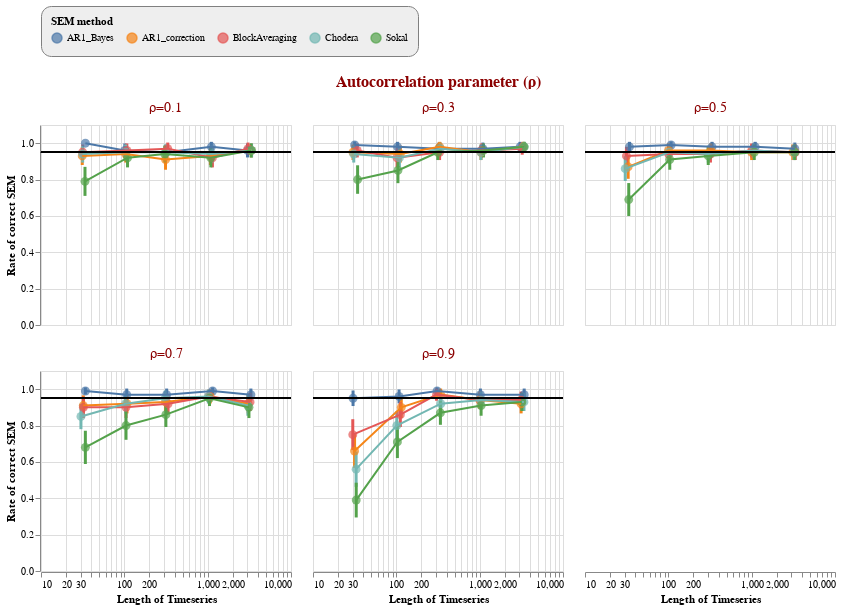

Source (notebook cell):
### Markdown cell above
# Intro to confidence intervals for time series 

This page compares different methods of calculating the SEM for a stationary time series. 

It compares the popular 'block average' to several alternatives. Bayes model of an AR(1) process fares best in cases of limited data.

### Code cell
import plot_utils
#plot_utils.plot_results_interactive()
plot_utils.plot_results_static()

### Figure 1 — Vega-Lite specification as saved in the notebook (floating-point values rounded to 4 significant figures)
{"config": {"view": {"continuousWidth": 400, "continuousHeight": 300}, "header": {"labelColor": "darkred", "labelFontSize": 14, "titleColor": "darkred", "titleFontSize": 16}, "legend": {"cornerRadius": 10, "fillColor": "#EEEEEE", "orient": "top", "padding": 10, "strokeColor": "gray"}}, "data": {"name": "data-50c08f35a2561fdf03b85adde755472d"}, "facet": {"type": "nominal", "field": "trueRho", "title": "Autocorrelation parameter (ρ)"}, "spec": {"layer": [{"mark": {"type": "rule", "strokeWidth": 3}, "encoding": {"color": {"type": "nominal", "field": "methodName"}, "x": {"type": "quantitative", "field": "x_jittered"}, "y": {"type": "quantitative", "field": "ymin", "title": ""}, "y2": {"field": "ymax"}}, "transform": [{"calculate": "0.15*random()*datum.timeSeriesLength+datum.timeSeriesLength", "as": "x_jittered"}, {"calculate": "datum.rate-datum.confInt", "as": "ymin"}, {"calculate": "datum.rate+datum.confInt", "as": "ymax"}, {"calculate": "0.95", "as": "goal"}]}, {"mark": {"type": "point", "filled": true}, "encoding": {"color": {"type": "nominal", "field": "methodName", "legend": {"title": "SEM method"}}, "size": {"value": 80}, "x": {"type": "quantitative", "field": "x_jittered", "scale": {"type": "log"}, "title": "Length of Timeseries"}, "y": {"type": "quantitative", "field": "rate", "scale": {"domain": [0, 1.04]}, "title": "Rate of correct SEM"}}, "transform": [{"calculate": "0.15*random()*datum.timeSeriesLength+datum.timeSeriesLength", "as": "x_jittered"}, {"calculate": "datum.rate-datum.confInt", "as": "ymin"}, {"calculate": "datum.rate+datum.confInt", "as": "ymax"}, {"calculate": "0.95", "as": "goal"}]}, {"mark": "line", "encoding": {"color": {"type": "nominal", "field": "methodName"}, "x": {"type": "quantitative", "field": "x_jittered"}, "y": {"type": "quantitative", "field": "rate"}}, "transform": [{"calculate": "0.15*random()*datum.timeSeriesLength+datum.timeSeriesLength", "as": "x_jittered"}, {"calculate": "datum.rate-datum.confInt", "as": "ymin"}, {"calculate": "datum.rate+datum.confInt", "as": "ymax"}, {"calculate": "0.95", "as": "goal"}]}, {"mark": {"type": "rule", "color": "black"}, "encoding": {"y": {"type": "quantitative", "field": "goal"}}, "transform": [{"calculate": "0.15*random()*datum.timeSeriesLength+datum.timeSeriesLength", "as": "x_jittered"}, {"calculate": "datum.rate-datum.confInt", "as": "ymin"}, {"calculate": "datum.rate+datum.confInt", "as": "ymax"}, {"calculate": "0.95", "as": "goal"}]}], "height": 200, "width": 250}, "columns": 3, "$schema": "https://vega.github.io/schema/vega-lite/v4.8.1.json", "datasets": {"data-50c08f35a2561fdf03b85adde755472d": [{"methodName": "AR1_Bayes", "timeSeriesLength": 30, "trueRho": "ρ=0.1", "rate": 1.0, "confInt": 0.0}, {"methodName": "AR1_Bayes", "timeSeriesLength": 30, "trueRho": "ρ=0.3", "rate": 0.99, "confInt": 0.0195}, {"methodName": "AR1_Bayes", "timeSeriesLength": 30, "trueRho": "ρ=0.5", "rate": 0.98, "confInt": 0.02744}, {"methodName": "AR1_Bayes", "timeSeriesLength": 30, "trueRho": "ρ=0.7", "rate": 0.99, "confInt": 0.0195}, {"methodName": "AR1_Bayes", "timeSeriesLength": 30, "trueRho": "ρ=0.9", "rate": 0.95, "confInt": 0.04272}, {"methodName": "AR1_Bayes", "timeSeriesLength": 100, "trueRho": "ρ=0.1", "rate": 0.96, "confInt": 0.03841}, {"methodName": "AR1_Bayes", "timeSeriesLength": 100, "trueRho": "ρ=0.3", "rate": 0.98, "confInt": 0.02744}, {"methodName": "AR1_Bayes", "timeSeriesLength": 100, "trueRho": "ρ=0.5", "rate": 0.99, "confInt": 0.0195}, {"methodName": "AR1_Bayes", "timeSeriesLength": 100, "trueRho": "ρ=0.7", "rate": 0.97, "confInt": 0.03344}, {"methodName": "AR1_Bayes", "timeSeriesLength": 100, "trueRho": "ρ=0.9", "rate": 0.96, "confInt": 0.03841}, {"methodName": "AR1_Bayes", "timeSeriesLength": 300, "trueRho": "ρ=0.1", "rate": 0.95, "confInt": 0.04272}, {"methodName": "AR1_Bayes", "timeSeriesLength": 300, "trueRho": "ρ=0.3", "rate": 0.97, "confInt": 0.03344}, {"methodName": "AR1_Bayes", "timeSeriesLength": 300, "trueRho": "ρ=0.5", "rate": 0.98, "confInt": 0.02744}, {"methodName": "AR1_Bayes", "timeSeriesLength": 300, "trueRho": "ρ=0.7", "rate": 0.97, "confInt": 0.03344}, {"methodName": "AR1_Bayes", "timeSeriesLength": 300, "trueRho": "ρ=0.9", "rate": 0.99, "confInt": 0.0195}, {"methodName": "AR1_Bayes", "timeSeriesLength": 1000, "trueRho": "ρ=0.1", "rate": 0.98, "confInt": 0.02744}, {"methodName": "AR1_Bayes", "timeSeriesLength": 1000, "trueRho": "ρ=0.3", "rate": 0.97, "confInt": 0.03344}, {"methodName": "AR1_Bayes", "timeSeriesLength": 1000, "trueRho": "ρ=0.5", "rate": 0.98, "confInt": 0.02744}, {"methodName": "AR1_Bayes", "timeSeriesLength": 1000, "trueRho": "ρ=0.7", "rate": 0.99, "confInt": 0.0195}, {"methodName": "AR1_Bayes", "timeSeriesLength": 1000, "trueRho": "ρ=0.9", "rate": 0.97, "confInt": 0.03344}, {"methodName": "AR1_Bayes", "timeSeriesLength": 3000, "trueRho": "ρ=0.1", "rate": 0.96, "confInt": 0.03841}, {"methodName": "AR1_Bayes", "timeSeriesLength": 3000, "trueRho": "ρ=0.3", "rate": 0.98, "confInt": 0.02744}, {"methodName": "AR1_Bayes", "timeSeriesLength": 3000, "trueRho": "ρ=0.5", "rate": 0.97, "confInt": 0.03344}, {"methodName": "AR1_Bayes", "timeSeriesLength": 3000, "trueRho": "ρ=0.7", "rate": 0.97, "confInt": 0.03344}, {"methodName": "AR1_Bayes", "timeSeriesLength": 3000, "trueRho": "ρ=0.9", "rate": 0.97, "confInt": 0.03344}, {"methodName": "AR1_correction", "timeSeriesLength": 30, "trueRho": "ρ=0.1", "rate": 0.93, "confInt": 0.05001}, {"methodName": "AR1_correction", "timeSeriesLength": 30, "trueRho": "ρ=0.3", "rate": 0.95, "confInt": 0.04272}, {"methodName": "AR1_correction", "timeSeriesLength": 30, "trueRho": "ρ=0.5", "rate": 0.87, "confInt": 0.06592}, {"methodName": "AR1_correction", "timeSeriesLength": 30, "trueRho": "ρ=0.7", "rate": 0.91, "confInt": 0.05609}, {"methodName": "AR1_correction", "timeSeriesLength": 30, "trueRho": "ρ=0.9", "rate": 0.66, "confInt": 0.09285}, {"methodName": "AR1_correction", "timeSeriesLength": 100, "trueRho": "ρ=0.1", "rate": 0.94, "confInt": 0.04655}, {"methodName": "AR1_correction", "timeSeriesLength": 100, "trueRho": "ρ=0.3", "rate": 0.94, "confInt": 0.04655}, {"methodName": "AR1_correction", "timeSeriesLength": 100, "trueRho": "ρ=0.5", "rate": 0.96, "confInt": 0.03841}, {"methodName": "AR1_correction", "timeSeriesLength": 100, "trueRho": "ρ=0.7", "rate": 0.92, "confInt": 0.05317}, {"methodName": "AR1_correction", "timeSeriesLength": 100, "trueRho": "ρ=0.9", "rate": 0.9, "confInt": 0.0588}, {"methodName": "AR1_correction", "timeSeriesLength": 300, "trueRho": "ρ=0.1", "rate": 0.91, "confInt": 0.05609}, {"methodName": "AR1_correction", "timeSeriesLength": 300, "trueRho": "ρ=0.3", "rate": 0.98, "confInt": 0.02744}, {"methodName": "AR1_correction", "timeSeriesLength": 300, "trueRho": "ρ=0.5", "rate": 0.96, "confInt": 0.03841}, {"methodName": "AR1_correction", "timeSeriesLength": 300, "trueRho": "ρ=0.7", "rate": 0.93, "confInt": 0.05001}, {"methodName": "AR1_correction", "timeSeriesLength": 300, "trueRho": "ρ=0.9", "rate": 0.97, "confInt": 0.03344}, {"methodName": "AR1_correction", "timeSeriesLength": 1000, "trueRho": "ρ=0.1", "rate": 0.93, "confInt": 0.05001}, {"methodName": "AR1_correction", "timeSeriesLength": 1000, "trueRho": "ρ=0.3", "rate": 0.95, "confInt": 0.04272}, {"methodName": "AR1_correction", "timeSeriesLength": 1000, "trueRho": "ρ=0.5", "rate": 0.95, "confInt": 0.04272}, {"methodName": "AR1_correction", "timeSeriesLength": 1000, "trueRho": "ρ=0.7", "rate": 0.96, "confInt": 0.03841}, {"methodName": "AR1_correction", "timeSeriesLength": 1000, "trueRho": "ρ=0.9", "rate": 0.94, "confInt": 0.04655}, {"methodName": "AR1_correction", "timeSeriesLength": 3000, "trueRho": "ρ=0.1", "rate": 0.96, "confInt": 0.03841}, {"methodName": "AR1_correction", "timeSeriesLength": 3000, "trueRho": "ρ=0.3", "rate": 0.98, "confInt": 0.02744}, {"methodName": "AR1_correction", "timeSeriesLength": 3000, "trueRho": "ρ=0.5", "rate": 0.95, "confInt": 0.04272}, {"methodName": "AR1_correction", "timeSeriesLength": 3000, "trueRho": "ρ=0.7", "rate": 0.92, "confInt": 0.05317}, {"methodName": "AR1_correction", "timeSeriesLength": 3000, "trueRho": "ρ=0.9", "rate": 0.92, "confInt": 0.05317}, {"methodName": "BlockAveraging", "timeSeriesLength": 30, "trueRho": "ρ=0.1", "rate": 0.95, "confInt": 0.04272}, {"methodName": "BlockAveraging", "timeSeriesLength": 30, "trueRho": "ρ=0.3", "rate": 0.96, "confInt": 0.03841}, {"methodName": "BlockAveraging", "timeSeriesLength": 30, "trueRho": "ρ=0.5", "rate": 0.93, "confInt": 0.05001}, {"methodName": "BlockAveraging", "timeSeriesLength": 30, "trueRho": "ρ=0.7", "rate": 0.9, "confInt": 0.0588}, {"methodName": "BlockAveraging", "timeSeriesLength": 30, "trueRho": "ρ=0.9", "rate": 0.75, "confInt": 0.08487}, {"methodName": "BlockAveraging", "timeSeriesLength": 100, "trueRho": "ρ=0.1", "rate": 0.96, "confInt": 0.03841}, {"methodName": "BlockAveraging", "timeSeriesLength": 100, "trueRho": "ρ=0.3", "rate": 0.92, "confInt": 0.05317}, {"methodName": "BlockAveraging", "timeSeriesLength": 100, "trueRho": "ρ=0.5", "rate": 0.94, "confInt": 0.04655}, {"methodName": "BlockAveraging", "timeSeriesLength": 100, "trueRho": "ρ=0.7", "rate": 0.9, "confInt": 0.0588}, {"methodName": "BlockAveraging", "timeSeriesLength": 100, "trueRho": "ρ=0.9", "rate": 0.86, "confInt": 0.06801}, {"methodName": "BlockAveraging", "timeSeriesLength": 300, "trueRho": "ρ=0.1", "rate": 0.97, "confInt": 0.03344}, {"methodName": "BlockAveraging", "timeSeriesLength": 300, "trueRho": "ρ=0.3", "rate": 0.95, "confInt": 0.04272}, {"methodName": "BlockAveraging", "timeSeriesLength": 300, "trueRho": "ρ=0.5", "rate": 0.94, "confInt": 0.04655}, {"methodName": "BlockAveraging", "timeSeriesLength": 300, "trueRho": "ρ=0.7", "rate": 0.92, "confInt": 0.05317}, {"methodName": "BlockAveraging", "timeSeriesLength": 300, "trueRho": "ρ=0.9", "rate": 0.97, "confInt": 0.03344}, {"methodName": "BlockAveraging", "timeSeriesLength": 1000, "trueRho": "ρ=0.1", "rate": 0.92, "confInt": 0.05317}, {"methodName": "BlockAveraging", "timeSeriesLength": 1000, "trueRho": "ρ=0.3", "rate": 0.96, "confInt": 0.03841}, {"methodName": "BlockAveraging", "timeSeriesLength": 1000, "trueRho": "ρ=0.5", "rate": 0.96, "confInt": 0.03841}, {"methodName": "BlockAveraging", "timeSeriesLength": 1000, "trueRho": "ρ=0.7", "rate": 0.96, "confInt": 0.03841}, {"methodName": "BlockAveraging", "timeSeriesLength": 1000, "trueRho": "ρ=0.9", "rate": 0.94, "confInt": 0.04655}, {"methodName": "BlockAveraging", "timeSeriesLength": 3000, "trueRho": "ρ=0.1", "rate": 0.97, "confInt": 0.03344}, {"methodName": "BlockAveraging", "timeSeriesLength": 3000, "trueRho": "ρ=0.3", "rate": 0.97, "confInt": 0.03344}, {"methodName": "BlockAveraging", "timeSeriesLength": 3000, "trueRho": "ρ=0.5", "rate": 0.95, "confInt": 0.04272}, {"methodName": "BlockAveraging", "timeSeriesLength": 3000, "trueRho": "ρ=0.7", "rate": 0.93, "confInt": 0.05001}, {"methodName": "BlockAveraging", "timeSeriesLength": 3000, "trueRho": "ρ=0.9", "rate": 0.94, "confInt": 0.04655}, {"methodName": "Chodera", "timeSeriesLength": 30, "trueRho": "ρ=0.1", "rate": 0.94, "confInt": 0.04655}, {"methodName": "Chodera", "timeSeriesLength": 30, "trueRho": "ρ=0.3", "rate": 0.94, "confInt": 0.04655}, {"methodName": "Chodera", "timeSeriesLength": 30, "trueRho": "ρ=0.5", "rate": 0.86, "confInt": 0.06801}, {"methodName": "Chodera", "timeSeriesLength": 30, "trueRho": "ρ=0.7", "rate": 0.85, "confInt": 0.06999}, {"methodName": "Chodera", "timeSeriesLength": 30, "trueRho": "ρ=0.9", "rate": 0.56, "confInt": 0.09729}, {"methodName": "Chodera", "timeSeriesLength": 100, "trueRho": "ρ=0.1", "rate": 0.95, "confInt": 0.04272}, {"methodName": "Chodera", "timeSeriesLength": 100, "trueRho": "ρ=0.3", "rate": 0.92, "confInt": 0.05317}, {"methodName": "Chodera", "timeSeriesLength": 100, "trueRho": "ρ=0.5", "rate": 0.95, "confInt": 0.04272}, {"methodName": "Chodera", "timeSeriesLength": 100, "trueRho": "ρ=0.7", "rate": 0.92, "confInt": 0.05317}, {"methodName": "Chodera", "timeSeriesLength": 100, "trueRho": "ρ=0.9", "rate": 0.8, "confInt": 0.0784}, {"methodName": "Chodera", "timeSeriesLength": 300, "trueRho": "ρ=0.1", "rate": 0.95, "confInt": 0.04272}, {"methodName": "Chodera", "timeSeriesLength": 300, "trueRho": "ρ=0.3", "rate": 0.97, "confInt": 0.03344}, {"methodName": "Chodera", "timeSeriesLength": 300, "trueRho": "ρ=0.5", "rate": 0.94, "confInt": 0.04655}, {"methodName": "Chodera", "timeSeriesLength": 300, "trueRho": "ρ=0.7", "rate": 0.95, "confInt": 0.04272}, {"methodName": "Chodera", "timeSeriesLength": 300, "trueRho": "ρ=0.9", "rate": 0.92, "confInt": 0.05317}, {"methodName": "Chodera", "timeSeriesLength": 1000, "trueRho": "ρ=0.1", "rate": 0.94, "confInt": 0.04655}, {"methodName": "Chodera", "timeSeriesLength": 1000, "trueRho": "ρ=0.3", "rate": 0.95, "confInt": 0.04272}, {"methodName": "Chodera", "timeSeriesLength": 1000, "trueRho": "ρ=0.5", "rate": 0.96, "confInt": 0.03841}, {"methodName": "Chodera", "timeSeriesLength": 1000, "trueRho": "ρ=0.7", "rate": 0.96, "confInt": 0.03841}, {"methodName": "Chodera", "timeSeriesLength": 1000, "trueRho": "ρ=0.9", "rate": 0.94, "confInt": 0.04655}, {"methodName": "Chodera", "timeSeriesLength": 3000, "trueRho": "ρ=0.1", "rate": 0.96, "confInt": 0.03841}, {"methodName": "Chodera", "timeSeriesLength": 3000, "trueRho": "ρ=0.3", "rate": 0.98, "confInt": 0.02744}, {"methodName": "Chodera", "timeSeriesLength": 3000, "trueRho": "ρ=0.5", "rate": 0.95, "confInt": 0.04272}, {"methodName": "Chodera", "timeSeriesLength": 3000, "trueRho": "ρ=0.7", "rate": 0.91, "confInt": 0.05609}, {"methodName": "Chodera", "timeSeriesLength": 3000, "trueRho": "ρ=0.9", "rate": 0.93, "confInt": 0.05001}, {"methodName": "Sokal", "timeSeriesLength": 30, "trueRho": "ρ=0.1", "rate": 0.79, "confInt": 0.07983}, {"methodName": "Sokal", "timeSeriesLength": 30, "trueRho": "ρ=0.3", "rate": 0.8, "confInt": 0.0784}, {"methodName": "Sokal", "timeSeriesLength": 30, "trueRho": "ρ=0.5", "rate": 0.69, "confInt": 0.09065}, {"methodName": "Sokal", "timeSeriesLength": 30, "trueRho": "ρ=0.7", "rate": 0.68, "confInt": 0.09143}, {"methodName": "Sokal", "timeSeriesLength": 30, "trueRho": "ρ=0.9", "rate": 0.39, "confInt": 0.0956}, {"methodName": "Sokal", "timeSeriesLength": 100, "trueRho": "ρ=0.1", "rate": 0.92, "confInt": 0.05317}, {"methodName": "Sokal", "timeSeriesLength": 100, "trueRho": "ρ=0.3", "rate": 0.85, "confInt": 0.06999}, {"methodName": "Sokal", "timeSeriesLength": 100, "trueRho": "ρ=0.5", "rate": 0.91, "confInt": 0.05609}, {"methodName": "Sokal", "timeSeriesLength": 100, "trueRho": "ρ=0.7", "rate": 0.8, "confInt": 0.0784}, {"methodName": "Sokal", "timeSeriesLength": 100, "trueRho": "ρ=0.9", "rate": 0.71, "confInt": 0.08894}, {"methodName": "Sokal", "timeSeriesLength": 300, "trueRho": "ρ=0.1", "rate": 0.94, "confInt": 0.04655}, {"methodName": "Sokal", "timeSeriesLength": 300, "trueRho": "ρ=0.3", "rate": 0.95, "confInt": 0.04272}, {"methodName": "Sokal", "timeSeriesLength": 300, "trueRho": "ρ=0.5", "rate": 0.93, "confInt": 0.05001}, {"methodName": "Sokal", "timeSeriesLength": 300, "trueRho": "ρ=0.7", "rate": 0.86, "confInt": 0.06801}, {"methodName": "Sokal", "timeSeriesLength": 300, "trueRho": "ρ=0.9", "rate": 0.87, "confInt": 0.06592}, {"methodName": "Sokal", "timeSeriesLength": 1000, "trueRho": "ρ=0.1", "rate": 0.92, "confInt": 0.05317}, {"methodName": "Sokal", "timeSeriesLength": 1000, "trueRho": "ρ=0.3", "rate": 0.96, "confInt": 0.03841}, {"methodName": "Sokal", "timeSeriesLength": 1000, "trueRho": "ρ=0.5", "rate": 0.95, "confInt": 0.04272}, {"methodName": "Sokal", "timeSeriesLength": 1000, "trueRho": "ρ=0.7", "rate": 0.95, "confInt": 0.04272}, {"methodName": "Sokal", "timeSeriesLength": 1000, "trueRho": "ρ=0.9", "rate": 0.91, "confInt": 0.05609}, {"methodName": "Sokal", "timeSeriesLength": 3000, "trueRho": "ρ=0.1", "rate": 0.96, "confInt": 0.03841}, {"methodName": "Sokal", "timeSeriesLength": 3000, "trueRho": "ρ=0.3", "rate": 0.98, "confInt": 0.02744}, {"methodName": "Sokal", "timeSeriesLength": 3000, "trueRho": "ρ=0.5", "rate": 0.95, "confInt": 0.04272}, {"methodName": "Sokal", "timeSeriesLength": 3000, "trueRho": "ρ=0.7", "rate": 0.9, "confInt": 0.0588}, {"methodName": "Sokal", "timeSeriesLength": 3000, "trueRho": "ρ=0.9", "rate": 0.93, "confInt": 0.05001}]}}
